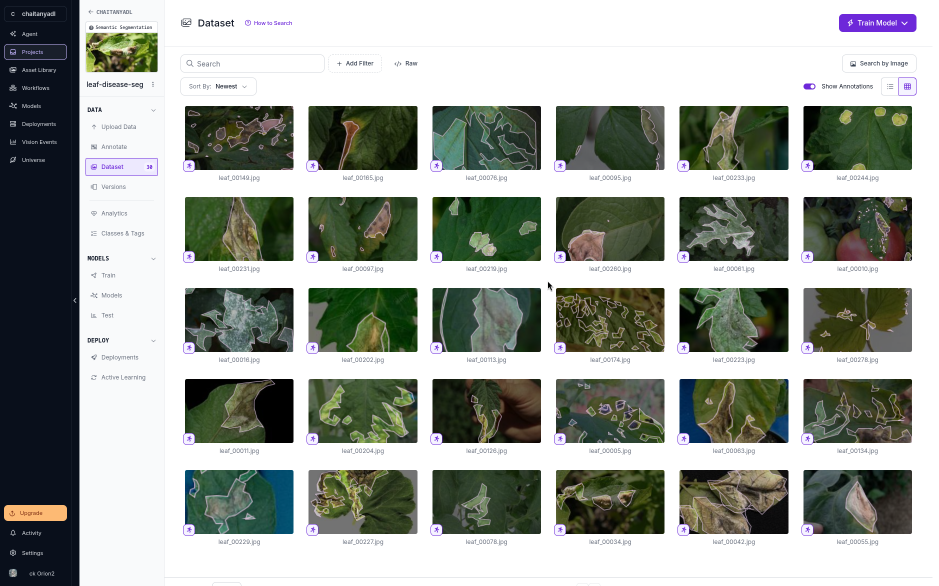
#> input picture presentation/assets/roboflow/01_dataset_grid_30_labelled.png, 1878 x 1172 px, found by its file name (shown at 1/2 size)
$ python make_roboflow_assets.py
#> lines starting #> are read from the running program, lines starting #| are printed output that depends on the picture
"""Pictures for the Roboflow slides (run from the repo root, after src.roboflow_to_masks):

    python presentation/make_roboflow_assets.py

Writes to presentation/assets/:
    roboflow_grid.png        the 30 hand-labelled photos (cropped from the Roboflow dataset screenshot)
    roboflow_agreement.png   photo | my label | LDSD label, for a close match and a disagreement
"""

import csv
import os
import sys

import numpy as np
from PIL import Image, ImageDraw

sys.path.insert(0, os.getcwd())
from src.dataset import load_mask  # noqa: E402
from src.roboflow_to_masks import dice  # noqa: E402

OUT = "presentation/assets"
SHOTS = os.path.join(OUT, "roboflow")
DATA = "dataset/custom/roboflow_leaf"
LDSD = "data/LDSD/data/data"
TILE = 256


def overlay(img, mask, colour):
    a = np.asarray(img.convert("RGB").resize((TILE, TILE)), dtype=float).copy()
    a[mask] = 0.45 * a[mask] + 0.55 * np.array(colour)
    return Image.fromarray(a.astype("uint8"))


def best_copy(rows, orig, ref):
    """Training photos only exist as augmented copies; take the copy closest to the reference."""
    copies = [r for r in rows if r["original"] == orig]
    return max(copies, key=lambda r: dice(load_mask(f"{DATA}/masks/{r['stem']}.png", TILE), ref))


def agreement(examples):
    rows = list(csv.DictReader(open(f"{DATA}/sources.csv")))
    scores = {r["original"]: float(r["dice_vs_reference"]) for r in csv.DictReader(open(f"{DATA}/agreement.csv"))}
    gap, head = 8, 28
    canvas = Image.new("RGB", (3 * TILE + 2 * gap, len(examples) * (TILE + head) ), "white")
    d = ImageDraw.Draw(canvas)
    for i, orig in enumerate(examples):
        ref = load_mask(f"{LDSD}/masks/{orig.replace('leaf_', '')}.png", TILE) > 0
        r = best_copy(rows, orig, ref)
        mine = load_mask(f"{DATA}/masks/{r['stem']}.png", TILE) > 0
        photo = Image.open(f"{DATA}/images/{r['stem']}.jpg")
        y = i * (TILE + head)
        d.text((4, y + 8), f"{orig}: Dice {scores[orig]:.2f} between the two labels", fill="black")
        canvas.paste(photo.convert("RGB").resize((TILE, TILE)), (0, y + head))
        canvas.paste(overlay(photo, mine, (230, 40, 200)), (TILE + gap, y + head))
        canvas.paste(overlay(Image.open(f"{LDSD}/images/{orig.replace('leaf_', '')}.jpg"), ref, (0, 190, 255)),
                     (2 * (TILE + gap), y + head))
    canvas.save(os.path.join(OUT, "roboflow_agreement.png"))


def grid():
    shot = Image.open(os.path.join(SHOTS, "01_dataset_grid_30_labelled.png"))
#> shot is the input picture: PIL image 1878x1172 RGBA; mean R, G, B, A 158.8, 163.5, 156.9, 255
    shot.crop((362, 205, 1832, 1095)).save(os.path.join(OUT, "roboflow_grid.png"))
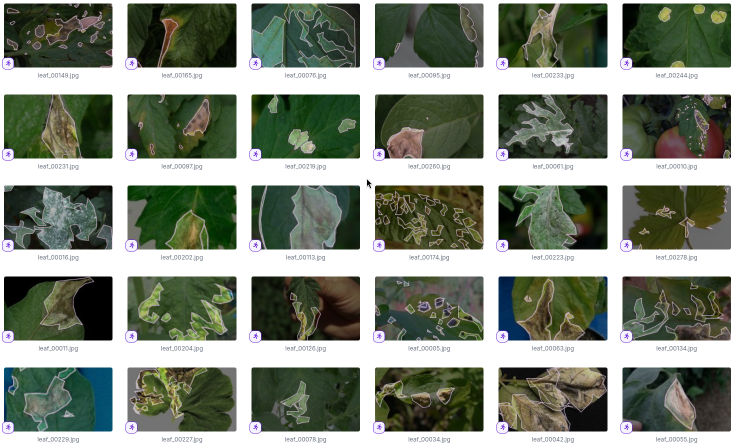
#> saved as roboflow_grid.png: PIL image 1470x890 RGBA (shown at 1/2 size); mean R, G, B, A 130.7, 138.2, 124.9, 255


if __name__ == "__main__":
    grid()
#> (the run stopped early here; a loop or call above may not have finished)
